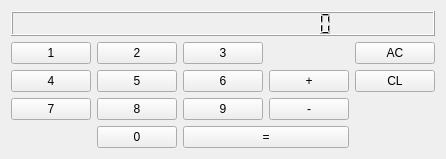
<ui version="4.0" >
 <author></author>
 <comment></comment>
 <exportmacro></exportmacro>
 <class>calc</class>
 <widget class="QWidget" name="calc" >
  <property name="geometry" >
   <rect>
    <x>0</x>
    <y>0</y>
    <width>237</width>
    <height>159</height>
   </rect>
  </property>
  <property name="windowTitle" >
   <string>JS Calculator</string>
  </property>
  <layout class="QVBoxLayout" >
   <property name="margin" >
    <number>11</number>
   </property>
   <property name="spacing" >
    <number>6</number>
   </property>
   <item>
    <widget class="QLCDNumber" name="display" >
     <property name="numDigits" >
      <number>18</number>
     </property>
    </widget>
   </item>
   <item>
    <layout class="QGridLayout" >
     <property name="margin" >
      <number>0</number>
     </property>
     <property name="spacing" >
      <number>6</number>
     </property>
     <item row="1" column="3" >
      <widget class="QPushButton" name="plus" >
       <property name="text" >
        <string comment="addition">+</string>
       </property>
      </widget>
     </item>
     <item row="0" column="4" >
      <widget class="QPushButton" name="all_clear" >
       <property name="text" >
        <string>AC</string>
       </property>
      </widget>
     </item>
     <item row="2" column="3" >
      <widget class="QPushButton" name="minus" >
       <property name="text" >
        <string comment="subtraction">-</string>
       </property>
      </widget>
     </item>
     <item row="3" column="2" colspan="2" >
      <widget class="QPushButton" name="equals" >
       <property name="text" >
        <string comment="evaluation">=</string>
       </property>
      </widget>
     </item>
     <item row="1" column="4" >
      <widget class="QPushButton" name="clear" >
       <property name="text" >
        <string>CL</string>
       </property>
      </widget>
     </item>
     <item row="3" column="1" >
      <widget class="QPushButton" name="zero" >
       <property name="text" >
        <string>0</string>
       </property>
      </widget>
     </item>
     <item row="1" column="0" >
      <widget class="QPushButton" name="four" >
       <property name="text" >
        <string>4</string>
       </property>
      </widget>
     </item>
     <item row="0" column="1" >
      <widget class="QPushButton" name="two" >
       <property name="text" >
        <string>2</string>
       </property>
      </widget>
     </item>
     <item row="1" column="1" >
      <widget class="QPushButton" name="five" >
       <property name="text" >
        <string>5</string>
       </property>
      </widget>
     </item>
     <item row="0" column="2" >
      <widget class="QPushButton" name="three" >
       <property name="text" >
        <string>3</string>
       </property>
      </widget>
     </item>
     <item row="2" column="0" >
      <widget class="QPushButton" name="seven" >
       <property name="text" >
        <string>7</string>
       </property>
      </widget>
     </item>
     <item row="1" column="2" >
      <widget class="QPushButton" name="six" >
       <property name="text" >
        <string>6</string>
       </property>
      </widget>
     </item>
     <item row="2" column="1" >
      <widget class="QPushButton" name="eight" >
       <property name="text" >
        <string>8</string>
       </property>
      </widget>
     </item>
     <item row="2" column="2" >
      <widget class="QPushButton" name="nine" >
       <property name="text" >
        <string>9</string>
       </property>
      </widget>
     </item>
     <item row="0" column="0" >
      <widget class="QPushButton" name="one" >
       <property name="text" >
        <string>1</string>
       </property>
      </widget>
     </item>
    </layout>
   </item>
  </layout>
 </widget>
 <layoutdefault spacing="6" margin="11" />
 <pixmapfunction>qPixmapFromMimeSource</pixmapfunction>
 <resources/>
 <connections/>
</ui>
